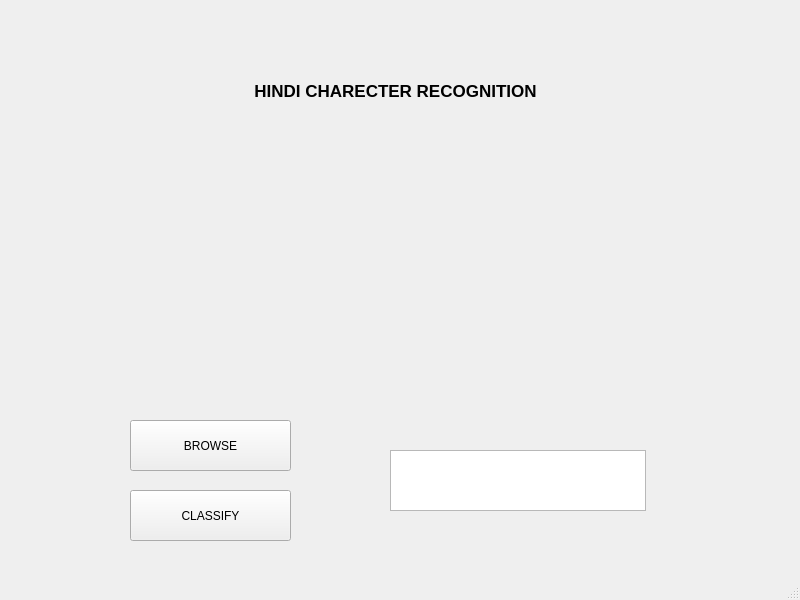
<?xml version="1.0" encoding="UTF-8"?>
<ui version="4.0">
 <class>MainWindow</class>
 <widget class="QMainWindow" name="MainWindow">
  <property name="geometry">
   <rect>
    <x>0</x>
    <y>0</y>
    <width>800</width>
    <height>600</height>
   </rect>
  </property>
  <property name="windowTitle">
   <string>MainWindow</string>
  </property>
  <widget class="QWidget" name="centralwidget">
   <widget class="QLabel" name="label">
    <property name="enabled">
     <bool>true</bool>
    </property>
    <property name="geometry">
     <rect>
      <x>50</x>
      <y>60</y>
      <width>691</width>
      <height>61</height>
     </rect>
    </property>
    <property name="minimumSize">
     <size>
      <width>8</width>
      <height>5</height>
     </size>
    </property>
    <property name="baseSize">
     <size>
      <width>6</width>
      <height>5</height>
     </size>
    </property>
    <property name="font">
     <font>
      <family>MS Sans Serif</family>
      <pointsize>13</pointsize>
      <weight>75</weight>
      <bold>true</bold>
     </font>
    </property>
    <property name="lineWidth">
     <number>6</number>
    </property>
    <property name="text">
     <string>HINDI CHARECTER RECOGNITION</string>
    </property>
    <property name="scaledContents">
     <bool>true</bool>
    </property>
    <property name="alignment">
     <set>Qt::AlignCenter</set>
    </property>
   </widget>
   <widget class="QLabel" name="label_2">
    <property name="geometry">
     <rect>
      <x>220</x>
      <y>130</y>
      <width>341</width>
      <height>241</height>
     </rect>
    </property>
    <property name="text">
     <string/>
    </property>
   </widget>
   <widget class="QPushButton" name="pushButton">
    <property name="geometry">
     <rect>
      <x>130</x>
      <y>420</y>
      <width>161</width>
      <height>51</height>
     </rect>
    </property>
    <property name="text">
     <string>BROWSE</string>
    </property>
   </widget>
   <widget class="QPushButton" name="pushButton_2">
    <property name="geometry">
     <rect>
      <x>130</x>
      <y>490</y>
      <width>161</width>
      <height>51</height>
     </rect>
    </property>
    <property name="text">
     <string>CLASSIFY</string>
    </property>
   </widget>
   <widget class="QTextBrowser" name="textBrowser">
    <property name="geometry">
     <rect>
      <x>390</x>
      <y>450</y>
      <width>256</width>
      <height>61</height>
     </rect>
    </property>
   </widget>
  </widget>
  <widget class="QMenuBar" name="menubar">
   <property name="geometry">
    <rect>
     <x>0</x>
     <y>0</y>
     <width>800</width>
     <height>26</height>
    </rect>
   </property>
  </widget>
  <widget class="QStatusBar" name="statusbar"/>
 </widget>
 <resources/>
 <connections/>
</ui>
